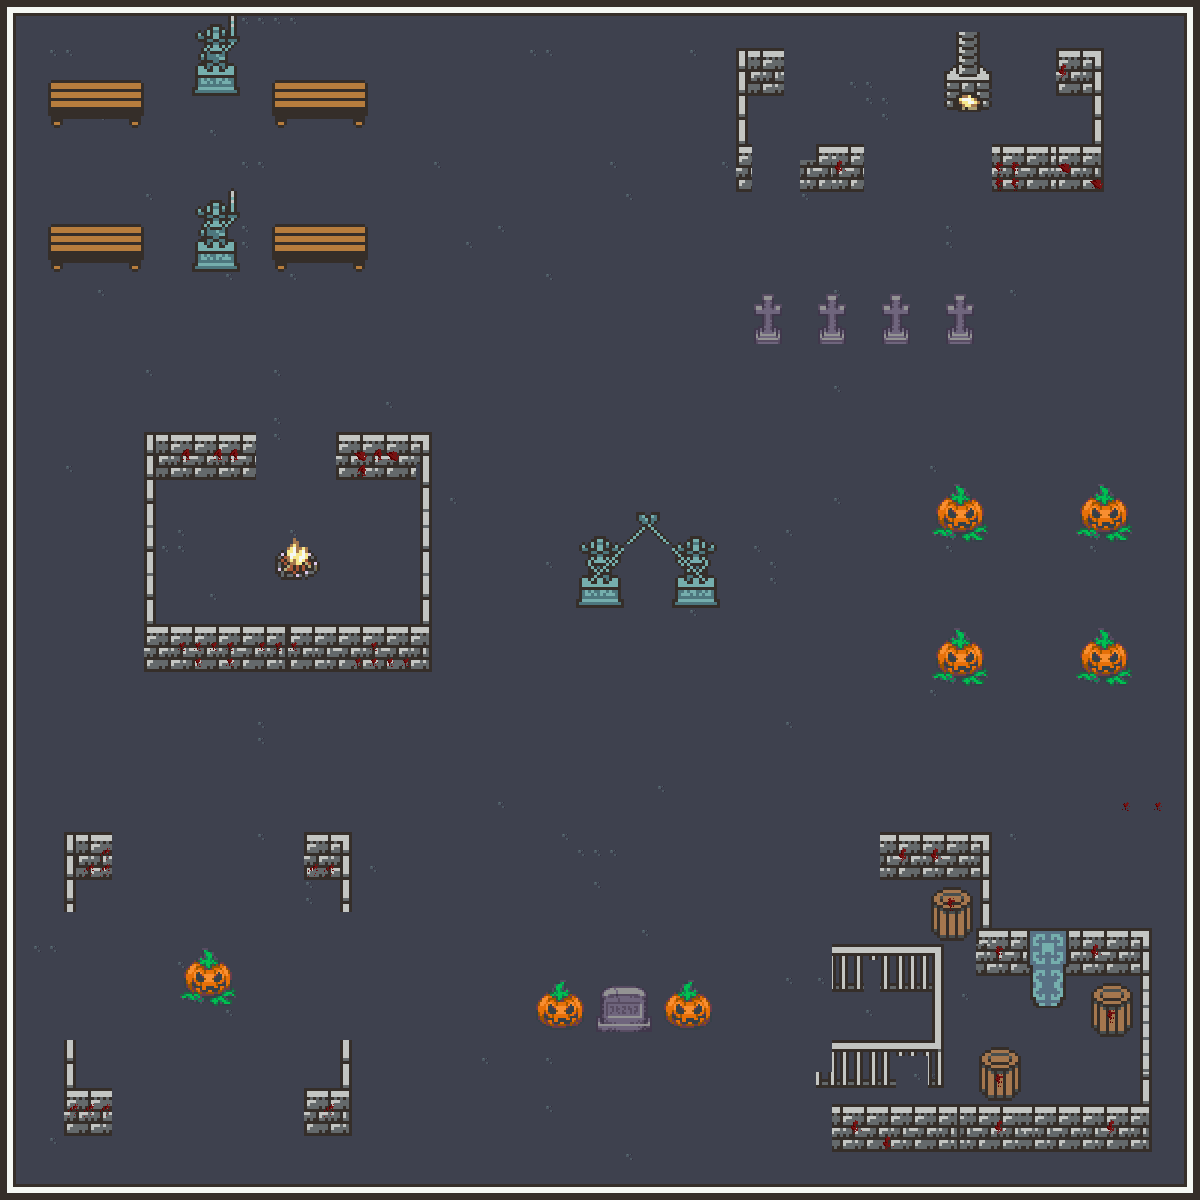

A 2D game scene composited from a Tiled map and its tileset images. What follows is a short description and the map's XML, with each tile layer's data collapsed to a summary:
An orthogonal 75x75 tile map with 16x16 px tiles, 3 tile layers (background, foreground, decoration), 5 tilesets.

<map version="1.2" tiledversion="1.2.0" orientation="orthogonal" renderorder="right-down" width="75" height="75" tilewidth="16" tileheight="16" infinite="0" nextlayerid="8" nextobjectid="57">
 <tileset firstgid="1" source="dungeon.tsx" />
 <tileset firstgid="553" source="spooky.tsx" />
 <tileset firstgid="2857" name="blood" tilewidth="16" tileheight="16" tilecount="49" columns="7">
  <image source="tileset01.png" width="112" height="112" />
 </tileset>
 <tileset firstgid="2906" source="ground.tsx" />
 <tileset firstgid="3386" source="pump.tsx" />
 <layer id="2" name="background" width="75" height="75">
  <data>[5625 cells, 5625 non-empty, 21 distinct tile ids]</data>
 </layer>
 <layer id="4" name="foreground" width="75" height="75">
  <data>[5625 cells, 1039 non-empty, 287 distinct tile ids]</data>
 </layer>
 <layer id="6" name="decoration" width="75" height="75">
  <data>[5625 cells, 66 non-empty, 21 distinct tile ids]</data>
 </layer>
</map>
